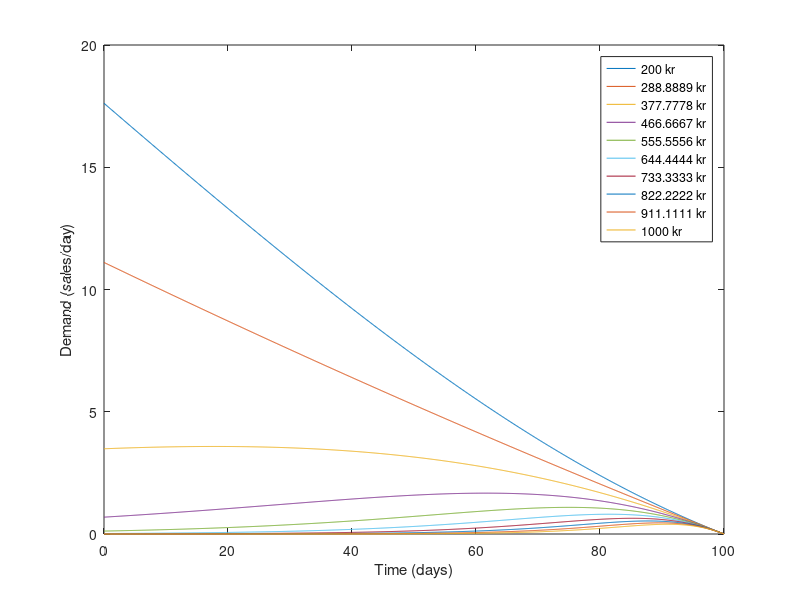

This chart was generated by the following MATLAB code: (Note: this script raises an error after producing the figure.)
%% Main code
clc; clear all
clf; close all

%System
% The parameters here do not change across GA optimizations
eventTime = 100; % In time units from start time which is 0
timeBinWidth = 7;
nbrOfTimeBins = ceil(eventTime / timeBinWidth);
ticketSalesCapacity = 100;
demandEstimationFun = @(t,p) 10*((1-t/eventTime) - (1-t/eventTime) .* tanh(0.01*(1-t/eventTime)*p - 3*(1-t/eventTime)));
ticketPriceInterval = [200, 1000];
ticketPriceResolution = 10;
systemParameters = struct('eventTime', eventTime, 'timeBinWidth', timeBinWidth, ...
  'maxTicketsSold', ticketSalesCapacity, 'demandEstimationFun', demandEstimationFun, ...
  'ticketPriceInterval', ticketPriceInterval, 'ticketPriceResolution', ticketPriceResolution);

% System state
% The parameters here are updated for every time we'll do a GA optimization
currentTimeIndex = 1;
currentTicketsSold = 0;
sequenceTimes = ((currentTimeIndex-1):(nbrOfTimeBins))*timeBinWidth;
currentSystemState = struct('currentTimeIndex', currentTimeIndex, 'currentTicketsSold', currentTicketsSold, 'sequenceTimes', sequenceTimes);


%% Plot demand estimation function over the defined time interval

tRes = 1000;
pRes = 10;
pricePlotRange = linspace(ticketPriceInterval(1), ticketPriceInterval(2), pRes);
timePlotRange = linspace(0, eventTime, tRes);

f1 = figure(1);
legendStrings = {};
for price = pricePlotRange
  legendStrings{end+1} = strcat(num2str(price), ' kr');
  lambdas = demandEstimationFun(timePlotRange, price);
  plot(timePlotRange, lambdas);
  hold on
end
legend(legendStrings)
xlabel('Time (days)')
ylabel('Demand (sales/day)')


%% Genetic Algorithm - Parameters
NUMBER_OF_GENERATIONS = 1000;
COPIES_OF_BEST_INDIVIDUAL = 2;
HOLDOUT_THRESHOLD = 100; %No. generations to wait for improvement before termination

populationSize = 100;
nbrOfGenes = nbrOfTimeBins - currentTimeIndex + 1;

mutationProbability = 4/nbrOfGenes;
creepRate = 0.1;
creepProbability = 0.95;
tournamentSelectionParameter = 0.70;
tournamentSize = 2;
crossoverProbability = 0.3;

%% Print some statistics

nbrOfFeasibleSolutions = ((ticketPriceInterval(2)-ticketPriceInterval(1)) / ticketPriceResolution)^nbrOfTimeBins; % NOTE: This is not correct.
fprintf('Total number of feasible solutions: %d\n', nbrOfFeasibleSolutions)
nbrOfGaEvaluations = populationSize*NUMBER_OF_GENERATIONS;
fprintf('Expected number of GA evaluations: %d\n\n', nbrOfGaEvaluations)


%% Genetic Algorithm - Script

population = InitializePopulation2(populationSize, nbrOfGenes);

maximumTrainingFitness = zeros(NUMBER_OF_GENERATIONS, 1);
maximumValidationFitness = zeros(NUMBER_OF_GENERATIONS, 1);
prevMaximumValidationFitness = 0;
maximumValidationFitnessSoFar = 0;
bestValidationIndividual = zeros(1, nbrOfGenes);

% Initialize plots
gaProgressFigureHandle = figure(2);
fitnessAxisHandle = subplot(1,2,1, 'Parent', gaProgressFigureHandle);
fitnessAxisHandle = PlotMaximumFitness([], fitnessAxisHandle, 'kr');
solutionAxisHandle = subplot(1,2,2, 'Parent', gaProgressFigureHandle);
solutionAxisHandle = PlotPricingSequence(population(1,:), solutionAxisHandle, currentSystemState, systemParameters); % The solution plotting method could be passed as parameter to GA function

t = tic;
holdoutStrikes = 0;
for iGeneration = 1:NUMBER_OF_GENERATIONS

  %Evaluate population
  trainingFitness = zeros(populationSize, 1);
  validationFitness = zeros(populationSize, 1);
  iBestIndividual = 0;
  for iIndividual = 1:populationSize
    chromosome = population(iIndividual,:);
    pricingSequence = DecodeChromosome(chromosome, ticketPriceInterval, ticketPriceResolution);
    trainingFitness(iIndividual) = EvaluateIndividual(pricingSequence, currentSystemState, systemParameters);
    if trainingFitness(iIndividual) > maximumTrainingFitness(iGeneration)
      maximumTrainingFitness(iGeneration) = trainingFitness(iIndividual);
      iBestIndividual = iIndividual;
      bestPricingSequence = pricingSequence;
    end
  end
  bestIndividual = population(iBestIndividual, :);
  
%   maximumValidationFitness(iGeneration) = EvaluateIndividual(bestPricingSequence, currentSystemState, systemParameters);
%   if maximumValidationFitness(iGeneration) > maximumValidationFitnessSoFar
%     maximumValidationFitnessSoFar = maximumValidationFitness(iGeneration);
%     bestValidationIndividual = bestIndividual;
%     holdoutStrikes = 0;
%   else
%     holdoutStrikes = holdoutStrikes + 1;
%     if holdoutStrikes == HOLDOUT_THRESHOLD
%       fprintf(strcat('Optimization terminated due to no increase of',  ...
%         ' maximum validation fitness in %d generations.\n'), HOLDOUT_THRESHOLD)
%       maximumTrainingFitness(iGeneration+1:end) = [];
%       maximumValidationFitness(iGeneration+1:end) = [];
%       break
%     end
%   end
     
%   % Update training curves
  PlotMaximumFitness(maximumTrainingFitness(1:iGeneration), fitnessAxisHandle);

%   subplot(1,2,1)
%   cla
%   hold on
%   plot(maximumTrainingFitness(1:iGeneration))
%   %plot(maximumValidationFitness(1:iGeneration))
%   set(gca, 'FontSize', 14)
%   xlabel('Generation')
%   ylabel('Fitness')
%   %legend({'Training', 'Validation'}, 'Location', 'southeast')
%   drawnow
  
  % Update best sequence plot
  PlotPricingSequence(bestPricingSequence, solutionAxisHandle, currentSystemState, systemParameters);
  
%   subplot(1,2,2)
%   cla
%   sequencePlotTime = (currentTimeIndex-1:nbrOfTimeBins-1)*timeBinWidth;
%   stairs(sequencePlotTime, DecodeChromosome(bestIndividual, ticketPriceInterval, ticketPriceResolution))
%   ylim(ticketPriceInterval)
%   xlabel('Time (days)')
%   ylabel('Price (kr)')
%   title(sprintf('Starting from day %d/%d', (currentTimeIndex-1)*timeBinWidth, eventTime))
%   drawnow

  drawnow
  
  if iGeneration == NUMBER_OF_GENERATIONS
    fprintf('All %d generations completed.\n', NUMBER_OF_GENERATIONS);
    break
  end
  
  tempPopulation = population;

  %Selection and crossover
  for i = 1:2:populationSize
    i1 = TournamentSelect(trainingFitness, tournamentSelectionParameter, tournamentSize);
    i2 = TournamentSelect(trainingFitness, tournamentSelectionParameter, tournamentSize);
    chromosome1 = population(i1,:);
    chromosome2 = population(i2,:);
    
    r = rand;
    if (r < crossoverProbability)
      newChromosomePair = Cross(chromosome1, chromosome2);
      tempPopulation(i,:) = newChromosomePair(1,:);
      tempPopulation(i+1,:) = newChromosomePair(2,:);
    else
      tempPopulation(i,:) = chromosome1;
      tempPopulation(i+1,:) = chromosome2;
    end
  end

  %Mutation
  for i = 1:populationSize
    originalChromosome = tempPopulation(i,:);
    mutatedChromosome = Mutate(originalChromosome, mutationProbability, ...
      creepRate, creepProbability);
    tempPopulation(i,:) = mutatedChromosome;
  end

  tempPopulation = InsertBestIndividual(tempPopulation, bestIndividual, ...
    COPIES_OF_BEST_INDIVIDUAL);
  population = tempPopulation;
 
  if mod(iGeneration, NUMBER_OF_GENERATIONS/50)==0
    t = toc(t);
    fprintf('Generation %d/%d complete after %.2f seconds.\n', ...
      iGeneration, NUMBER_OF_GENERATIONS, t)
    t = tic;
  end
 
end


%% Plot the best pricing sequence

f3 = figure(3);
ax = axes(f3);
bestPricingSequence = DecodeChromosome(bestIndividual, systemParameters.ticketPriceInterval, systemParameters.ticketPriceResolution);
PlotPricingSequence(bestPricingSequence, ax, currentSystemState, systemParameters);

%% Print relevent stats

disp(' ')
currentPrice = bestPricingSequence(1);
meanFirstPrices = mean(bestPricingSequence(1:5));
[expectedTicketsSoldFinal, expectedTicketDepletionTimeFinal] = EstimateTicketDepletion(bestPricingSequence, currentSystemState, systemParameters);
fprintf('Starting day: %d\n', (currentTimeIndex-1)*timeBinWidth)
fprintf('Current price: %d\nCurrent price (mean): %d\n', currentPrice, meanFirstPrices) ,



